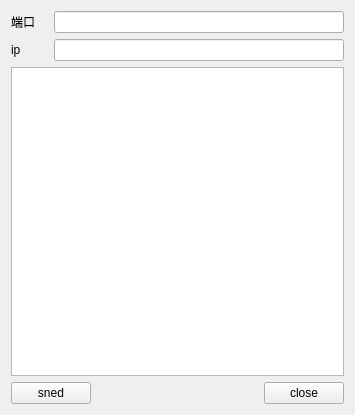
<?xml version="1.0" encoding="UTF-8"?>
<ui version="4.0">
 <class>Widget</class>
 <widget class="QWidget" name="Widget">
  <property name="geometry">
   <rect>
    <x>0</x>
    <y>0</y>
    <width>355</width>
    <height>415</height>
   </rect>
  </property>
  <property name="windowTitle">
   <string>Widget</string>
  </property>
  <layout class="QGridLayout" name="gridLayout">
   <item row="0" column="0">
    <widget class="QLabel" name="label">
     <property name="text">
      <string>端口</string>
     </property>
    </widget>
   </item>
   <item row="0" column="1" colspan="3">
    <widget class="QLineEdit" name="lineEditport"/>
   </item>
   <item row="1" column="0">
    <widget class="QLabel" name="label_2">
     <property name="text">
      <string>ip</string>
     </property>
    </widget>
   </item>
   <item row="1" column="1" colspan="3">
    <widget class="QLineEdit" name="lineEditip"/>
   </item>
   <item row="2" column="0" colspan="4">
    <widget class="QTextEdit" name="textEdit"/>
   </item>
   <item row="3" column="0" colspan="2">
    <widget class="QPushButton" name="pushButtonsend">
     <property name="text">
      <string>sned</string>
     </property>
    </widget>
   </item>
   <item row="3" column="2">
    <spacer name="horizontalSpacer">
     <property name="orientation">
      <enum>Qt::Horizontal</enum>
     </property>
     <property name="sizeHint" stdset="0">
      <size>
       <width>130</width>
       <height>20</height>
      </size>
     </property>
    </spacer>
   </item>
   <item row="3" column="3">
    <widget class="QPushButton" name="pushButtonclose">
     <property name="text">
      <string>close</string>
     </property>
    </widget>
   </item>
  </layout>
 </widget>
 <resources/>
 <connections/>
</ui>
